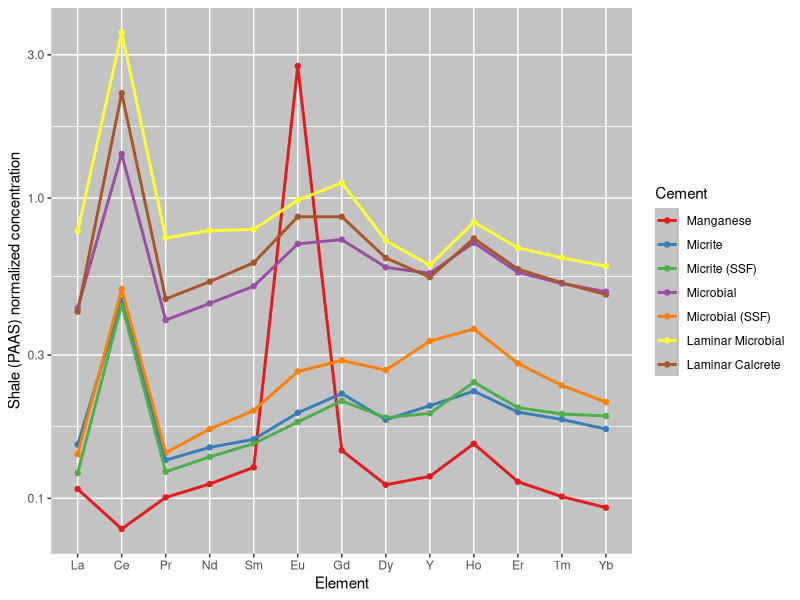
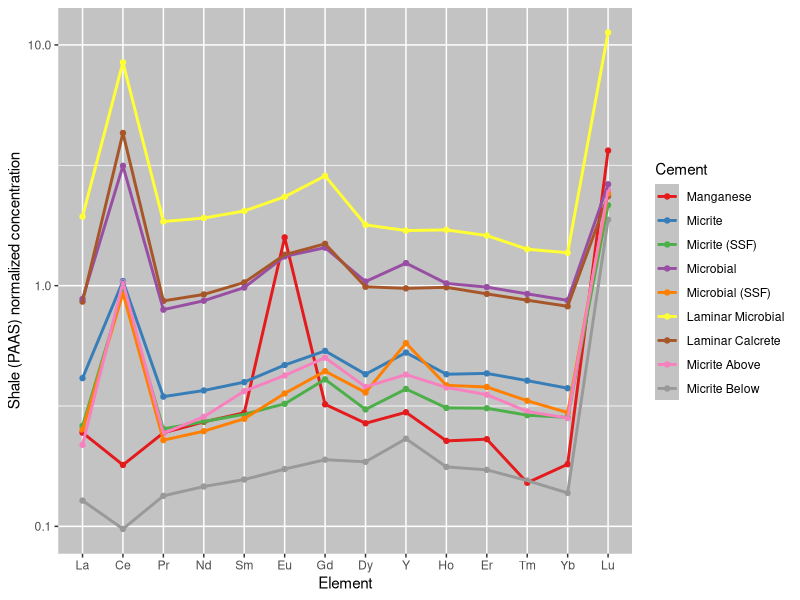

The R source for these figures, in order:
## ---- chunk 1
knitr::opts_chunk$set(echo = TRUE)
library(tidyverse)
library(readxl)
## ---- chunk 2
orig_data <- read_xlsx("ree_data_r.xlsx", 1)
rerun_data <- read_xlsx("jan2024 data.xlsx",4)
dil_data <- read_xlsx("jan2024 data DILUTED.xlsx",4)
cement_data <- read_excel("ree_data_r.xlsx", 2)
## ---- chunk 3
orig_data <- orig_data %>%
  rename(Sample = 1, Na = 2, Mg  = 3, K = 4, Ca = 5, V = 6, Cr = 7, Fe = 8, Mn = 9, Cu = 10, Zn = 11, Rb = 12, Sr = 13, Y = 14, Mo = 15, Ba = 16, La = 17, Ce = 18, Pr = 19, Nd = 20, Sm = 21, Eu = 22, Gd = 23, Dy = 24, Ho = 25, Er = 26, Tm = 27, Yb = 28, Lu = 29, Pb = 30, U = 31)

rerun_data <- rerun_data[-1,] %>%
  rename(Sample = 1, Na = 2, Mg  = 3, K = 4, Ca = 5, V = 6, Cr = 7, Fe = 8, Mn = 9, Cu = 10, Zn = 11, Rb = 12, Sr = 13, Y = 14, Mo = 15, Ba = 16, La = 17, Ce = 18, Pr = 19, Nd = 20, Sm = 21, Eu = 22, Gd = 23, Dy = 24, Ho = 25, Er = 26, Tm = 27, Yb = 28, Lu = 29, Pb = 30, U = 31)

dil_data <- dil_data[-1,] %>%
  rename(Sample = 1, Na = 2, Mg  = 3, K = 4, Ca = 5, V = 6, Cr = 7, Fe = 8, Mn = 9, Cu = 10, Zn = 11, Rb = 12, Sr = 13, Y = 14, Mo = 15, Ba = 16, La = 17, Ce = 18, Pr = 19, Nd = 20, Sm = 21, Eu = 22, Gd = 23, Dy = 24, Ho = 25, Er = 26, Tm = 27, Yb = 28, Lu = 29, Pb = 30, U = 31)

all_rerun <- bind_rows(rerun_data, dil_data) %>%
  mutate_at(2:31, as.numeric)
## ---- chunk 4
attach(orig_data)
orig_normalize <- orig_data %>%
  select("Sample", "La", "Ce", "Pr", "Nd", "Sm", "Eu", "Gd", "Dy", "Y", "Ho", "Er", "Tm", "Yb", "Lu") %>% #filter out non REY elements
  mutate(La = La/44.56, Ce = Ce/88.25, Pr = Pr/10.15, Nd = Nd/37.32, Sm = Sm/6.884, Eu = Eu/1.215, Gd = Gd/6.043, Dy = Dy/5.325, Y = Y/27.31, Ho = Ho/1.052, Er = Er/3.075, Tm = Tm/0.4510, Yb = Yb/3.012, Lu = Lu/0.4386) %>% #normalize values using PAAS data from Pourmand et al. 2012
    select("Sample", "La", "Ce", "Pr", "Nd", "Sm", "Eu", "Gd", "Dy", "Y", "Ho", "Er", "Tm", "Yb", "Lu") %>% #filter out non normalized values
  left_join(cement_data, by = c("Sample" = "Sample")) #attach cement to each observation


orig_normal <- data.frame(t(orig_normalize[2:15]))#transpose and remove first row containing sample names and cement row
colnames(orig_normal) <- orig_data$Sample #rename column names with sample names
orig_normal <- tibble::rownames_to_column(orig_normal, "element") %>%
  mutate(element = fct_inorder(element)) %>% #order elements
  pivot_longer(-element, names_to = "Sample", values_to = "Value") %>% #pivot data to have each element value as observation
  left_join(cement_data, by = c("Sample" = "Sample")) #attach cement to each observation
## ---- chunk 5
attach(all_rerun)
normalize <- all_rerun %>%
  select("Sample", "La", "Ce", "Pr", "Nd", "Sm", "Eu", "Gd", "Dy", "Y", "Ho", "Er", "Tm", "Yb", "Lu") %>% #filter out non REY elements
  mutate(La = La/44.56, Ce = Ce/88.25, Pr = Pr/10.15, Nd = Nd/37.32, Sm = Sm/6.884, Eu = Eu/1.215, Gd = Gd/6.043, Dy = Dy/5.325, Y = Y/27.31, Ho = Ho/1.052, Er = Er/3.075, Tm = Tm/0.4510, Yb = Yb/3.012, Lu = Lu/0.4386) %>% #normalize values using PAAS data from Pourmand et al. 2012
    select("Sample", "La", "Ce", "Pr", "Nd", "Sm", "Eu", "Gd", "Dy", "Y", "Ho", "Er", "Tm", "Yb", "Lu") %>% #filter out non normalized values
  left_join(cement_data, by = c("Sample" = "Sample")) #attach cement to each observation


normal <- data.frame(t(normalize[2:15]))#transpose and remove first row containing sample names and cement row
colnames(normal) <- all_rerun$Sample #rename column names with sample names
normal <- tibble::rownames_to_column(normal, "element") %>%
  mutate(element = fct_inorder(element)) %>% #order elements
  pivot_longer(-element, names_to = "Sample", values_to = "Value") %>% #pivot data to have each element value as observation
  left_join(cement_data, by = c("Sample" = "Sample")) #attach cement to each observation
## ---- chunk 6
orig_anomaly <- orig_normalize %>%
  mutate(
    Ce_anomaly = Ce/(Pr^2/Nd),
    Y_Ho_ratio = orig_data$Y/orig_data$Ho,
    Eu_anomaly = (2*Eu)/(Sm  + Gd),
    BSI = (2*(Sm + Gd + Dy)/3)/((La +Pr + Nd)/3+(Ho + Er +Tm +Yb +Lu)/5)) %>%
  group_by(Cement) %>%
  summarise(
    Ce_mean = mean(Ce_anomaly),
    Ce_sd = sd(Ce_anomaly),
    Ce_max = max(Ce_anomaly),
    Ce_min = min(Ce_anomaly),
    YH_mean = mean(Y_Ho_ratio),
    YH_sd = sd(Y_Ho_ratio),
    YH_max = max(Y_Ho_ratio),
    YH_min = min(Y_Ho_ratio),
    Eu_mean = mean(Eu_anomaly),
    Eu_sd = sd(Eu_anomaly),
    Eu_max = max(Eu_anomaly),
    Eu_min = min(Eu_anomaly),
    BSI_mean = mean(BSI),
    BSI_sd = sd(BSI),
    BSI_max = max(BSI),
    BSI_min = min(BSI)
  )
orig_anomaly
## ---- chunk 7
anomaly <- normalize %>%
  mutate(
    Ce_anomaly = Ce/(Pr^2/Nd),
    Y_Ho_ratio = all_rerun$Y/all_rerun$Ho,
    Eu_anomaly = (2*Eu)/(Sm  + Gd),
    BSI = (2*(Sm + Gd + Dy)/3)/((La +Pr + Nd)/3+(Ho + Er +Tm +Yb +Lu)/5)) %>%
  group_by(Cement) %>%
  summarise(
    Ce_mean = mean(Ce_anomaly),
    Ce_sd = sd(Ce_anomaly),
    Ce_max = max(Ce_anomaly),
    Ce_min = min(Ce_anomaly),
    YH_mean = mean(Y_Ho_ratio),
    YH_sd = sd(Y_Ho_ratio),
    YH_max = max(Y_Ho_ratio),
    YH_min = min(Y_Ho_ratio),
    Eu_mean = mean(Eu_anomaly),
    Eu_sd = sd(Eu_anomaly),
    Eu_max = max(Eu_anomaly),
    Eu_min = min(Eu_anomaly),
    BSI_mean = mean(BSI),
    BSI_sd = sd(BSI),
    BSI_max = max(BSI),
    BSI_min = min(BSI)
  )
anomaly
## ---- chunk 8
orig_cement_avg <- orig_normal %>%
  group_by(Cement, element) %>%
  summarise(
    n = n(),
    avg = mean(Value),
    sd = sd(Value)
  )
orig_cement_avg$Cement <- factor(orig_cement_avg$Cement, levels = c("Spar", "Microspar", "Manganese", "Micrite", "Micrite (SSF)", "Micrite (spicule)", "Microbial", "Microbial (SSF)", "Laminar Microbial", "Laminar Microbial (Strom)", "Laminar Microbial (sponge)", "Laminar Calcrete"))
## ---- chunk 9
cement_avg <- normal %>%
  group_by(Cement, element) %>%
  summarise(
    n = n(),
    avg = mean(Value),
    sd = sd(Value)
  )
cement_avg$Cement <- factor(cement_avg$Cement, levels = c("Spar", "Microspar", "Manganese", "Micrite", "Micrite (SSF)", "Micrite (spicule)", "Microbial", "Microbial (SSF)", "Laminar Microbial", "Laminar Microbial (Strom)", "Laminar Microbial (sponge)", "Laminar Calcrete", "Micrite Above", "Micrite Below"))
## ---- chunk 10
cement_aio <- orig_cement_avg %>% filter(element != "Lu")
cement_aio <- ggplot(cement_aio, aes(x = element, y = avg, color = Cement)) + 
  geom_point() +
  geom_line(aes(group = Cement), size = 1) +
  scale_y_log10() +
  scale_color_brewer(palette = "Set1") +
  theme(
   panel.background = element_rect(fill = "#C3C3C3"),
    legend.key = element_rect(fill = "#C3C3C3")
    ) +
  xlab("Element") +
  ylab("Shale (PAAS) normalized concentration")
cement_aio
## ---- chunk 11
cement_aio <- cement_avg %>% filter(element != "Lu")
cement_aio <- ggplot(cement_avg, aes(x = element, y = avg, color = Cement)) + 
  geom_point() +
  geom_line(aes(group = Cement), size = 1) +
  scale_y_log10() +
  scale_color_brewer(palette = "Set1") +
  theme(
   panel.background = element_rect(fill = "#C3C3C3"),
    legend.key = element_rect(fill = "#C3C3C3")
    ) +
  xlab("Element") +
  ylab("Shale (PAAS) normalized concentration")
cement_aio
